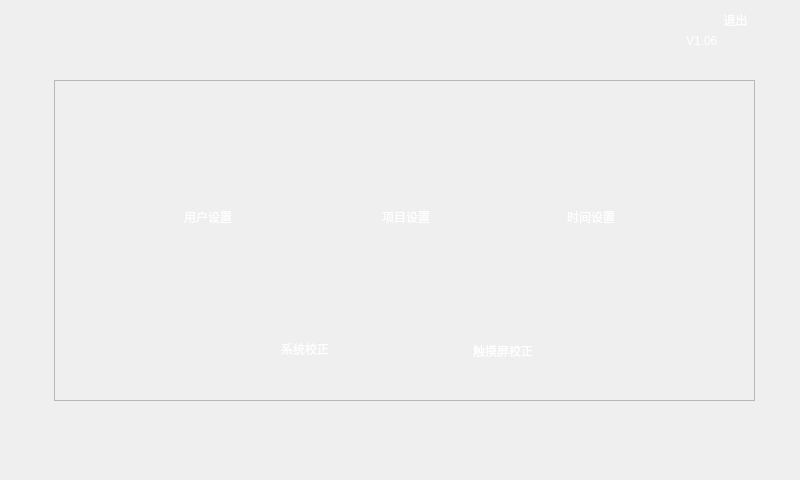
<?xml version="1.0" encoding="UTF-8"?>
<ui version="4.0">
 <class>SetShow</class>
 <widget class="QDialog" name="SetShow">
  <property name="geometry">
   <rect>
    <x>0</x>
    <y>0</y>
    <width>800</width>
    <height>480</height>
   </rect>
  </property>
  <property name="windowTitle">
   <string>Dialog</string>
  </property>
  <property name="styleSheet">
   <string notr="true">
QDialog[objectName=&quot;SetShow&quot;]
{background:transparent;
 border-radius:10px;
	background-image: url(:/ui/ui_new/bg_Frame.jpg);
}</string>
  </property>
  <widget class="QLabel" name="label">
   <property name="geometry">
    <rect>
     <x>20</x>
     <y>10</y>
     <width>91</width>
     <height>17</height>
    </rect>
   </property>
   <property name="styleSheet">
    <string notr="true">font: 10pt &quot;helvetica&quot; light;
background:transparent;

</string>
   </property>
   <property name="text">
    <string/>
   </property>
  </widget>
  <widget class="QLabel" name="exit">
   <property name="geometry">
    <rect>
     <x>0</x>
     <y>407</y>
     <width>821</width>
     <height>73</height>
    </rect>
   </property>
   <property name="styleSheet">
    <string notr="true">background-image: url(:/ui/Test_Cut/Test_Copyright.png);</string>
   </property>
   <property name="text">
    <string/>
   </property>
  </widget>
  <widget class="QLabel" name="label_5">
   <property name="geometry">
    <rect>
     <x>0</x>
     <y>0</y>
     <width>801</width>
     <height>54</height>
    </rect>
   </property>
   <property name="styleSheet">
    <string notr="true">background-image: url(:/ui/ui_new/Up_Frame.png);</string>
   </property>
   <property name="text">
    <string/>
   </property>
  </widget>
  <widget class="QLabel" name="label_Time">
   <property name="geometry">
    <rect>
     <x>86</x>
     <y>31</y>
     <width>131</width>
     <height>17</height>
    </rect>
   </property>
   <property name="styleSheet">
    <string notr="true">background:transparent;
color:white;</string>
   </property>
   <property name="text">
    <string/>
   </property>
  </widget>
  <widget class="QLabel" name="label_date">
   <property name="geometry">
    <rect>
     <x>86</x>
     <y>11</y>
     <width>111</width>
     <height>17</height>
    </rect>
   </property>
   <property name="styleSheet">
    <string notr="true">background:transparent;
color:white;</string>
   </property>
   <property name="text">
    <string/>
   </property>
  </widget>
  <widget class="QPushButton" name="pushButton_Exit">
   <property name="geometry">
    <rect>
     <x>710</x>
     <y>413</y>
     <width>91</width>
     <height>71</height>
    </rect>
   </property>
   <property name="styleSheet">
    <string notr="true">
QPushButton {
	background-image: url(:/ui/Test_Cut/Test_Back.png);
font-size:30px bold;

border-radius:20px;
}


QPushButton:pressed{

font-size:30px bold;
	background-image: url(:/ui/Test_Cut/Test_Back_Pressed.png);
border-radius:20px;
}
</string>
   </property>
   <property name="text">
    <string/>
   </property>
  </widget>
  <widget class="QFrame" name="frame">
   <property name="geometry">
    <rect>
     <x>54</x>
     <y>80</y>
     <width>701</width>
     <height>321</height>
    </rect>
   </property>
   <property name="styleSheet">
    <string notr="true">QFrame[objectName=&quot;frame&quot;]
{
background:transparent;
border:none;
}</string>
   </property>
   <property name="frameShape">
    <enum>QFrame::StyledPanel</enum>
   </property>
   <property name="frameShadow">
    <enum>QFrame::Raised</enum>
   </property>
   <widget class="QLabel" name="label_TSW">
    <property name="geometry">
     <rect>
      <x>419</x>
      <y>262</y>
      <width>77</width>
      <height>17</height>
     </rect>
    </property>
    <property name="styleSheet">
     <string notr="true">background:transparent;
color:white;</string>
    </property>
    <property name="text">
     <string>触摸屏校正</string>
    </property>
   </widget>
   <widget class="QPushButton" name="pushButton_TouchScreenCalibrate">
    <property name="geometry">
     <rect>
      <x>360</x>
      <y>170</y>
      <width>191</width>
      <height>121</height>
     </rect>
    </property>
    <property name="styleSheet">
     <string notr="true">QPushButton{
	background-image: url(:/ui/System_Set/SysSet_ButtonBack_up.png);
font-size:30px bold;

border-radius:20px;
}

QPushButton:pressed{
	background-image: url(:/ui/System_Set/SysSet_ButtonBack_down.png);
font-size:30px bold;

border-radius:20px;
}</string>
    </property>
    <property name="text">
     <string/>
    </property>
   </widget>
   <widget class="QPushButton" name="pushButton_Time">
    <property name="geometry">
     <rect>
      <x>448</x>
      <y>38</y>
      <width>191</width>
      <height>121</height>
     </rect>
    </property>
    <property name="styleSheet">
     <string notr="true">QPushButton{
	background-image: url(:/ui/System_Set/SysSet_ButtonBack_up.png);
font-size:30px bold;

border-radius:20px;
}

QPushButton:pressed{
	background-image: url(:/ui/System_Set/SysSet_ButtonBack_down.png);
font-size:30px bold;

border-radius:20px;
}</string>
    </property>
    <property name="text">
     <string/>
    </property>
   </widget>
   <widget class="QLabel" name="label_CaliW">
    <property name="geometry">
     <rect>
      <x>227</x>
      <y>260</y>
      <width>62</width>
      <height>17</height>
     </rect>
    </property>
    <property name="styleSheet">
     <string notr="true">background:transparent;
color:white;</string>
    </property>
    <property name="text">
     <string>系统校正</string>
    </property>
   </widget>
   <widget class="QLabel" name="label_Calibrate">
    <property name="geometry">
     <rect>
      <x>219</x>
      <y>182</y>
      <width>71</width>
      <height>69</height>
     </rect>
    </property>
    <property name="styleSheet">
     <string notr="true">
background-image: url(:/ui/System_Set/SysSet_sys_up.png);</string>
    </property>
    <property name="text">
     <string/>
    </property>
   </widget>
   <widget class="QLabel" name="label_TimeW">
    <property name="geometry">
     <rect>
      <x>513</x>
      <y>128</y>
      <width>62</width>
      <height>17</height>
     </rect>
    </property>
    <property name="styleSheet">
     <string notr="true">background:transparent;
color:white;</string>
    </property>
    <property name="text">
     <string>时间设置</string>
    </property>
   </widget>
   <widget class="QLabel" name="label_UserW">
    <property name="geometry">
     <rect>
      <x>130</x>
      <y>128</y>
      <width>62</width>
      <height>17</height>
     </rect>
    </property>
    <property name="styleSheet">
     <string notr="true">background:transparent;
color:white;</string>
    </property>
    <property name="text">
     <string>用户设置</string>
    </property>
   </widget>
   <widget class="QLabel" name="label_UserSet">
    <property name="geometry">
     <rect>
      <x>123</x>
      <y>51</y>
      <width>81</width>
      <height>69</height>
     </rect>
    </property>
    <property name="styleSheet">
     <string notr="true">background:transparent;
background-image: url(:/ui/System_Set/SysSet_user_up.png);</string>
    </property>
    <property name="text">
     <string/>
    </property>
   </widget>
   <widget class="QLabel" name="label_TimeSet">
    <property name="geometry">
     <rect>
      <x>509</x>
      <y>57</y>
      <width>68</width>
      <height>63</height>
     </rect>
    </property>
    <property name="styleSheet">
     <string notr="true">
background-image: url(:/ui/System_Set/SysSet_time_up.png);</string>
    </property>
    <property name="text">
     <string/>
    </property>
   </widget>
   <widget class="QLabel" name="label_TScreenSet">
    <property name="geometry">
     <rect>
      <x>419</x>
      <y>194</y>
      <width>71</width>
      <height>61</height>
     </rect>
    </property>
    <property name="styleSheet">
     <string notr="true">
background-image: url(:/ui/System_Set/SysSet_touch_up.png);</string>
    </property>
    <property name="text">
     <string/>
    </property>
   </widget>
   <widget class="QPushButton" name="pushButton_User">
    <property name="geometry">
     <rect>
      <x>68</x>
      <y>38</y>
      <width>191</width>
      <height>121</height>
     </rect>
    </property>
    <property name="styleSheet">
     <string notr="true">QPushButton{
	background-image: url(:/ui/System_Set/SysSet_ButtonBack_up.png);
font-size:30px bold;

border-radius:20px;
}

QPushButton:pressed{
	background-image: url(:/ui/System_Set/SysSet_ButtonBack_down.png);
font-size:30px bold;

border-radius:20px;
}</string>
    </property>
    <property name="text">
     <string/>
    </property>
   </widget>
   <widget class="QLabel" name="label_ProjectW">
    <property name="geometry">
     <rect>
      <x>328</x>
      <y>128</y>
      <width>62</width>
      <height>17</height>
     </rect>
    </property>
    <property name="styleSheet">
     <string notr="true">background:transparent;
color:white;</string>
    </property>
    <property name="text">
     <string>项目设置</string>
    </property>
   </widget>
   <widget class="QPushButton" name="pushButton_Project">
    <property name="geometry">
     <rect>
      <x>262</x>
      <y>38</y>
      <width>191</width>
      <height>121</height>
     </rect>
    </property>
    <property name="styleSheet">
     <string notr="true">QPushButton{
	background-image: url(:/ui/System_Set/SysSet_ButtonBack_up.png);
font-size:30px bold;

border-radius:20px;
}

QPushButton:pressed{
	background-image: url(:/ui/System_Set/SysSet_ButtonBack_down.png);
font-size:30px bold;

border-radius:20px;
}</string>
    </property>
    <property name="text">
     <string/>
    </property>
   </widget>
   <widget class="QPushButton" name="pushButton_Calibrate">
    <property name="geometry">
     <rect>
      <x>160</x>
      <y>170</y>
      <width>191</width>
      <height>121</height>
     </rect>
    </property>
    <property name="styleSheet">
     <string notr="true">QPushButton{
	background-image: url(:/ui/System_Set/SysSet_ButtonBack_up.png);
font-size:30px bold;

border-radius:20px;
}

QPushButton:pressed{
	background-image: url(:/ui/System_Set/SysSet_ButtonBack_down.png);
font-size:30px bold;

border-radius:20px;
}

QPushButton:!enabled{
	background-image: url(:/ui/System_Set/SysSet_ButtonBack_gray.png);
font-size:30px bold;

border-radius:20px;
}</string>
    </property>
    <property name="text">
     <string/>
    </property>
   </widget>
   <widget class="QLabel" name="label_ProjectSet">
    <property name="geometry">
     <rect>
      <x>309</x>
      <y>58</y>
      <width>91</width>
      <height>61</height>
     </rect>
    </property>
    <property name="styleSheet">
     <string notr="true">background-image: url(:/ui/System_Set/SysSet_project_up.png);</string>
    </property>
    <property name="text">
     <string/>
    </property>
   </widget>
   <zorder>pushButton_TouchScreenCalibrate</zorder>
   <zorder>pushButton_Time</zorder>
   <zorder>label_TimeW</zorder>
   <zorder>label_TimeSet</zorder>
   <zorder>label_TScreenSet</zorder>
   <zorder>pushButton_User</zorder>
   <zorder>pushButton_Project</zorder>
   <zorder>pushButton_Calibrate</zorder>
   <zorder>label_ProjectSet</zorder>
   <zorder>label_UserW</zorder>
   <zorder>label_ProjectW</zorder>
   <zorder>label_CaliW</zorder>
   <zorder>label_TSW</zorder>
   <zorder>label_UserSet</zorder>
   <zorder>label_Calibrate</zorder>
  </widget>
  <widget class="QLabel" name="Label_UserName">
   <property name="geometry">
    <rect>
     <x>610</x>
     <y>10</y>
     <width>91</width>
     <height>21</height>
    </rect>
   </property>
   <property name="styleSheet">
    <string notr="true">background:transparent;
color:white;

</string>
   </property>
   <property name="text">
    <string/>
   </property>
   <property name="alignment">
    <set>Qt::AlignRight|Qt::AlignTrailing|Qt::AlignVCenter</set>
   </property>
  </widget>
  <widget class="QPushButton" name="pushButton_LogOut">
   <property name="geometry">
    <rect>
     <x>710</x>
     <y>4</y>
     <width>51</width>
     <height>31</height>
    </rect>
   </property>
   <property name="styleSheet">
    <string notr="true">background:transparent;
border:none;
color:white;

</string>
   </property>
   <property name="text">
    <string>退出</string>
   </property>
  </widget>
  <widget class="QLabel" name="Label_SoftWareVersion">
   <property name="geometry">
    <rect>
     <x>686</x>
     <y>30</y>
     <width>91</width>
     <height>21</height>
    </rect>
   </property>
   <property name="styleSheet">
    <string notr="true">background:transparent;
color:white;

</string>
   </property>
   <property name="text">
    <string>V1.06</string>
   </property>
  </widget>
 </widget>
 <resources/>
 <connections/>
</ui>
